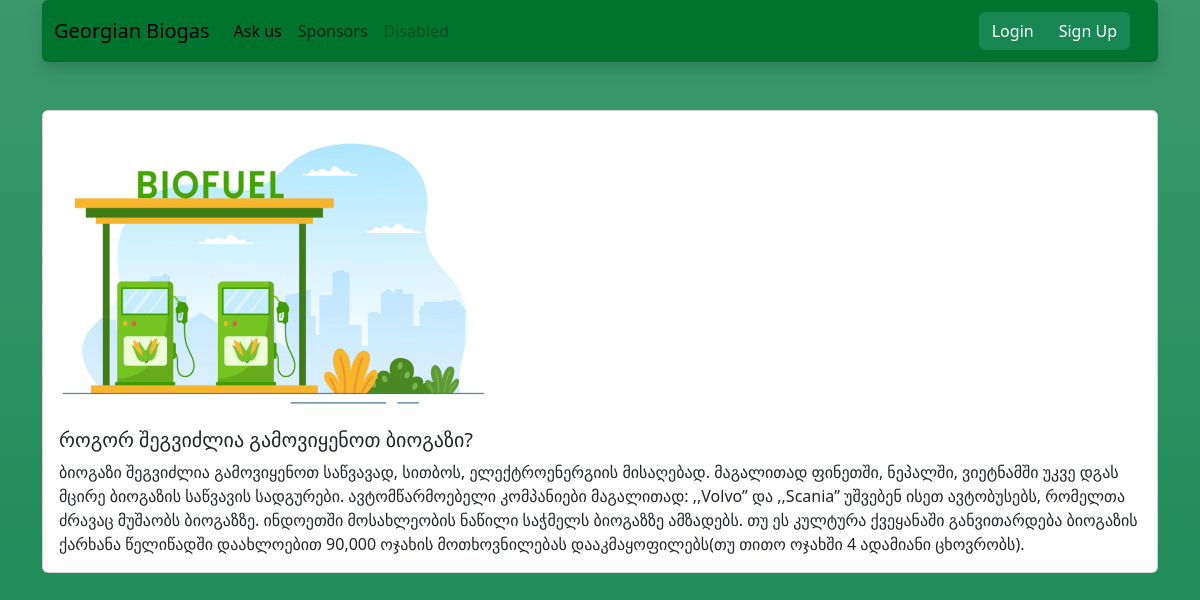
The app's page /source/3 with its own data.
### models.py (models this page shows)
class Product(database.Model):
    id = database.Column(database.Integer, primary_key=True)
    name = database.Column(database.String)
    subtext = database.Column(database.String)
    text = database.Column(database.String)
    img = database.Column(database.String)

### routes.py (the view)
@application.route("/source/<int:source_id>")
def view_source(source_id):
    chosen_source = Product.query.get(source_id)
    return render_template("detailed.html", source=chosen_source)

### template/detailed.html
{% extends "base.html" %}
{% block body %}
<div class="container-md">
    <div class="card mb-3 mt-5">
        <img src="/static/{{source.img}}" style="width:29rem" class="card-img-top" alt="...">
        <div class="card-body">
            <h5 class="card-title">{{ source.name }}</h5>
            <p class="card-text">{{ source.text }}</p>
        </div>
    </div>
</div>
{% endblock %}

### records on screen
Product: img (picture), name "როგორ შეგვიძლია გამოვიყენოთ ბიოგაზი?", text "ბიოგაზი შეგვიძლია გამოვიყენოთ საწვავად, სითბოს, ელექტროენერგიის მისაღებად. მაგალითად ფინეთში, ნეპალში, ვიეტნამში უკვე დგას მცირე ბიოგაზის საწვავის სადგურები. ავტომწარმოებელი კომპანიები მაგალითად: ,,Volvo” და ,,Scania” უშვებენ ისეთ ავტობუსებს, რომელთა ძრავაც მუშაობს ბიოგაზზე. ინდოეთში მოსახლეობის ნაწილი საჭმელს ბიოგაზზე ამზადებს. თუ ეს კულტურა ქვეყანაში განვითარდება ბიოგაზის ქარხანა წელიწადში დაახლოებით 90,000 ოჯახის მოთხოვნილებას დააკმაყოფილებს(თუ თითო ოჯახში 4 ადამიანი ცხოვრობს)."
